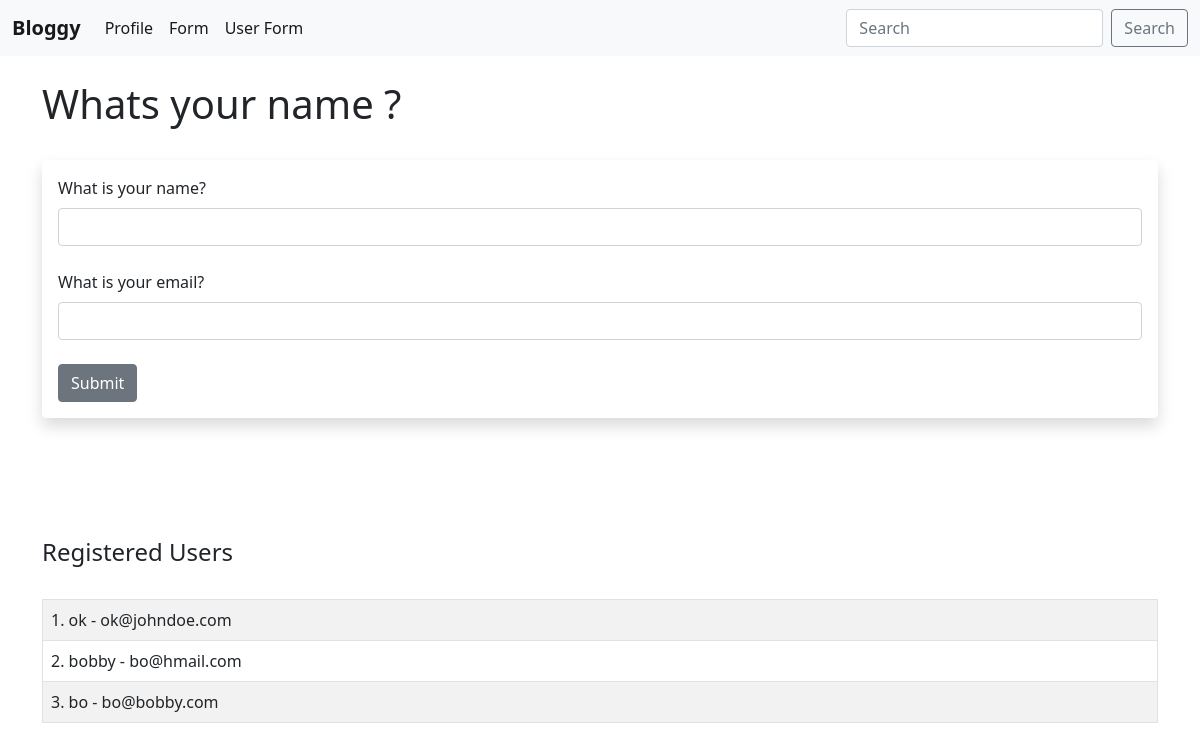
The page /user/add on the database as committed earlier.
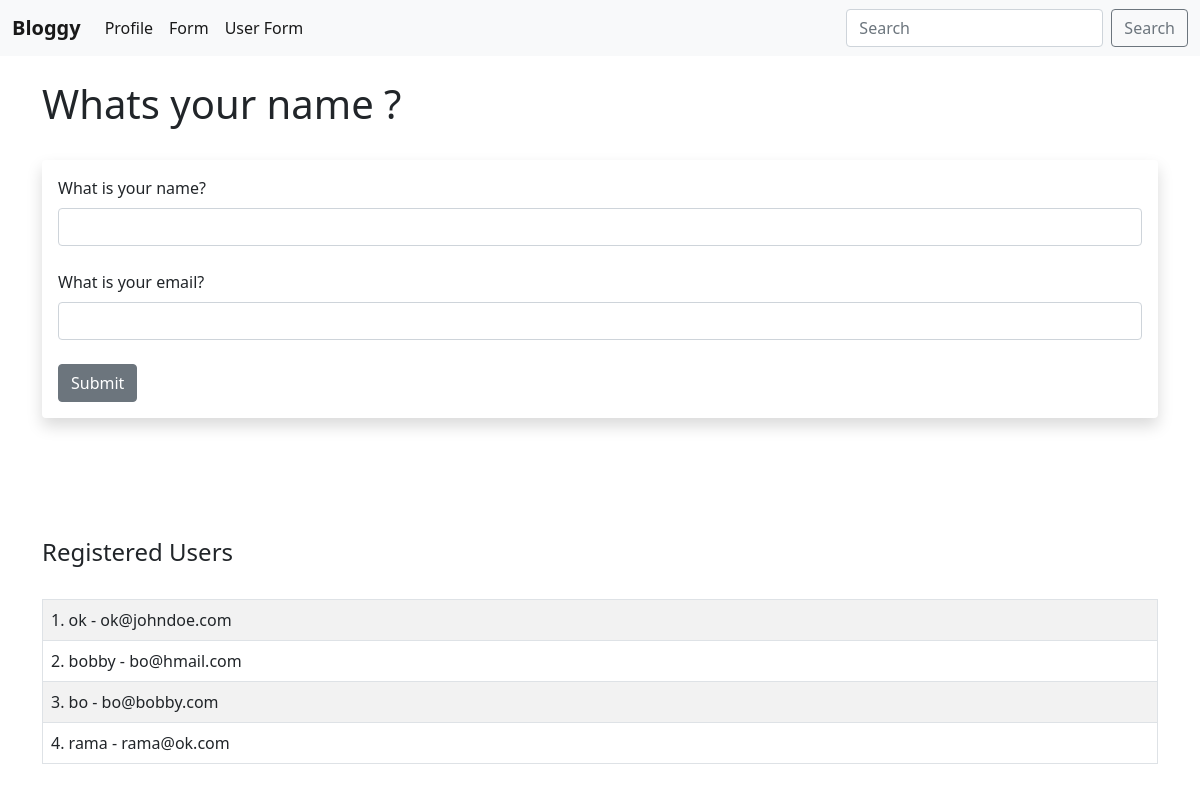
The same page on the database as committed later.
### hello.py (models this page shows, shortened)
class Users(db.Model):
    id = db.Column(db.Integer, primary_key=True)
    name = db.Column(db.String(100), nullable=False)
    email = db.Column(db.String(100), nullable=False, unique=True)
    date_added = db.Column(db.DateTime, default=datetime.utcnow)

### hello.py (the view, shortened to what this page needs)
@app.route('/user/add', methods=["GET","POST"])
def add_user():
    name = None
    form = UserForm()
    our_users = Users.query.order_by(Users.date_added)
    return render_template("add_user.html", form=form, name = name, our_users = our_users)

### hello.py
class UserForm(FlaskForm):
    name = StringField('What is your name?', validators=[DataRequired()])
    email = StringField('What is your email?', validators=[DataRequired(), Email()])
    submit = SubmitField("Submit")

### templates/add_user.html (shortened to what this page needs)
{% extends 'base.html' %}
{% block content %}
{% if name %}
    <h1>User Added !!</h1>
    {% for our_user in our_users %}
        {{our_user.id}}. {{our_user.name}} - {{our_user.email}}
        <br>
    {% endfor %}
{% else %}
    <h1>Whats your name ?</h1>
    <br>
    <div class="shadow p-3 mb-5 bg-body-tertiary rounded">
        <form method="POST">
            {{ form.name.label(
                class_="form-label"
            ) }}
            {{ form.name(
                class="form-control"
            ) }}
            <br>
            {{ form.email.label(
                class_="form-label"
            ) }}
            {{ form.email(
                class="form-control"
            ) }}
            <br>
            {{ form.submit(
                class="btn btn-secondary"
            ) }}
        </form>
    </div>
    <br><br><br>
    <h4>Registered Users</h4>
    <br>
    <table class="table table-hover table-bordered table-striped">
        {% for our_user in our_users %}
        <tr>
            <td>
                {{our_user.id}}. {{our_user.name}} - {{our_user.email}}
            </td>
        </tr>
        {% endfor %}
    </table>
{% endif %}
{% endblock %}

### templates/base.html (shortened to what this page needs)
<!doctype html>
<html lang="en">
  <head>
    <link href="https://cdn.jsdelivr.net/npm/bootstrap@5.0.2/dist/css/bootstrap.min.css" rel="stylesheet">
  </head>
  <body>
     {% include 'navbar.html' %}
    <br>
    <div class="container">
        {% block content %}
        {% endblock %}
    </div>
  </body>
</html>

### templates/navbar.html (shortened to what this page needs)
<nav class="navbar navbar-expand-lg navbar-light bg-light">
    <div class="container-fluid">
      <a class="navbar-brand" href="{{url_for('index')}}"><strong>Bloggy</strong></a>
      <div class="collapse navbar-collapse" id="navbarSupportedContent">
        <ul class="navbar-nav me-auto mb-2 mb-lg-0">
          <li class="nav-item">
            <a class="nav-link active" aria-current="page" href="{{url_for('user', name='Sawara')}}">Profile</a>
          </li>
          <li class="nav-item">
            <a class="nav-link active" aria-current="page" href="{{url_for('name')}}">Form</a>
          </li>
          <li class="nav-item">
            <a class="nav-link active" aria-current="page" href="{{url_for('add_user')}}">User Form</a>
          </li>
        </ul>
        <form class="d-flex">
          <input class="form-control me-2" type="search" placeholder="Search" aria-label="Search">
          <button class="btn btn-outline-secondary" type="submit">Search</button>
        </form>
      </div>
    </div>
  </nav>

Rows that differ between the two databases and show on the page:
added Users: id "4", name "rama", email "rama@ok.com"
